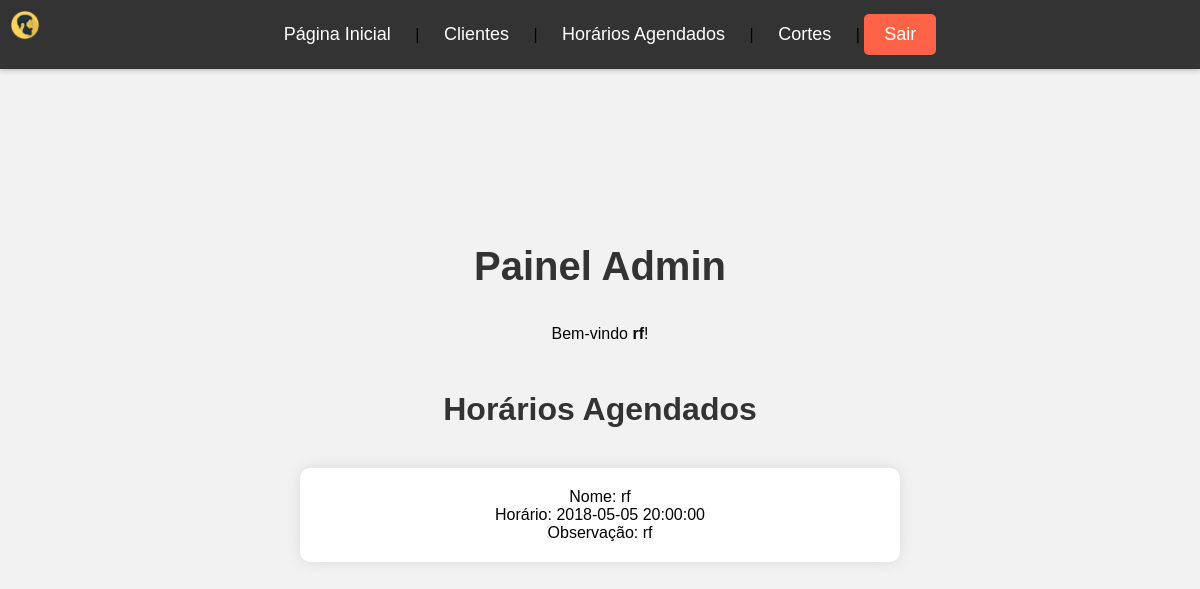
The page /admin/admin.php?pg=horarios_agendados (signed in) on the database as committed earlier.
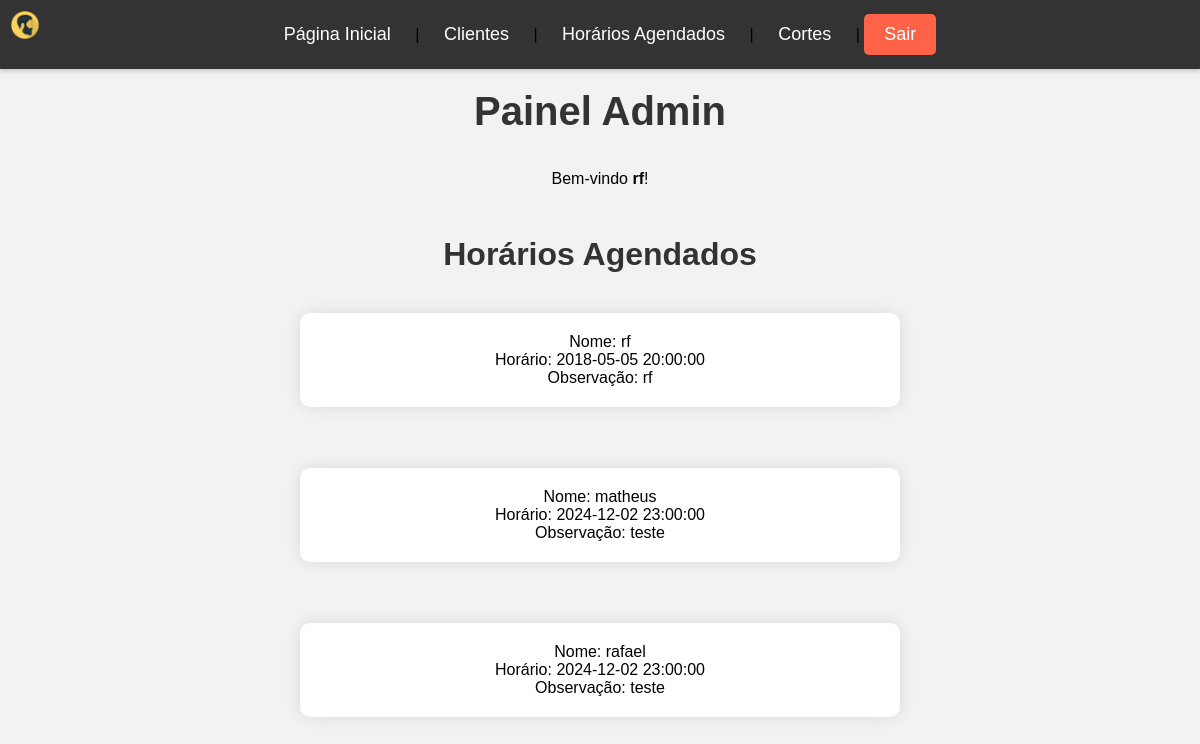
The same page on the database as committed later.
### tables this page shows
CREATE TABLE `agenda` (
  `horario` datetime NOT NULL,
  `nome` varchar(100) NOT NULL,
  `observacao` text NOT NULL
);

### admin/horarios_agendados.php (the view, shortened to what this page needs)
<head>
    <link rel="stylesheet" href="../estilo/horarios_agendados.css">
</head>
<body>
    <header>
        <h3>Horários Agendados</h3>
    </header>
    <div class="main-content">
        <?php
            include_once("../config.inc.php");
            $sql = mysqli_query($conexao, "SELECT * FROM agenda");
            while($agenda = mysqli_fetch_array($sql)) {
                echo "<div class='agenda-details'>";
                echo "Nome: " . $agenda['nome'] . "<br>";
                echo "Horário: " . $agenda['horario'] . "<br>";
                echo "Observação: " . $agenda['observacao'] . "<br>";
                echo "</div><hr>";
            }
        ?>
    </div>
</body>

Rows that differ between the two databases and show on the page:
added agenda: nome "matheus", horario "2024-12-02 23:00:00", observacao "teste"
added agenda: nome "rafael", horario "2024-12-02 23:00:00", observacao "teste"
